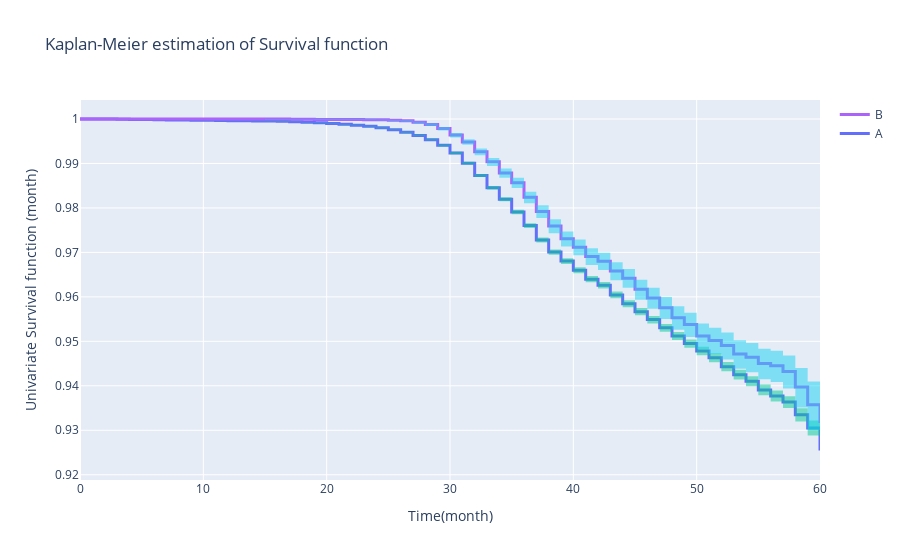

This figure's notebook cell:
### Code cell
fig_1 = go.Figure()

for item in Data['balance_time'].sort_values().unique().tolist():
    data = Data[Data['balance_time'] == item]

    kmf_Data = KaplanMeierFitter().fit(data['time'], data['status_time'])
    fig_1.add_trace(go.Scatter(
    x = kmf_Data.survival_function_.index, \
    y = kmf_Data.survival_function_['KM_estimate'],
    name = item,
    line = dict(shape = 'hv', width = 3,),
    showlegend = True))

    fig_1.add_trace(go.Scatter(
    x = kmf_Data.confidence_interval_.index, 
    y = kmf_Data.confidence_interval_['KM_estimate_upper_0.95'],
    line = dict(shape = 'hv', width = 0),
    showlegend = False,))

    fig_1.add_trace(go.Scatter(
    x = kmf_Data.confidence_interval_.index,
    y = kmf_Data.confidence_interval_['KM_estimate_lower_0.95'],
    line = dict(shape = 'hv', width = 0),
    fill = 'tonexty',
    showlegend = False))

fig_1.update_layout( xaxis_title = "Time(month)", yaxis_title = "Univariate Survival function (month)",\
                   title = 'Kaplan-Meier estimation of Survival function')

fig_1.show()
